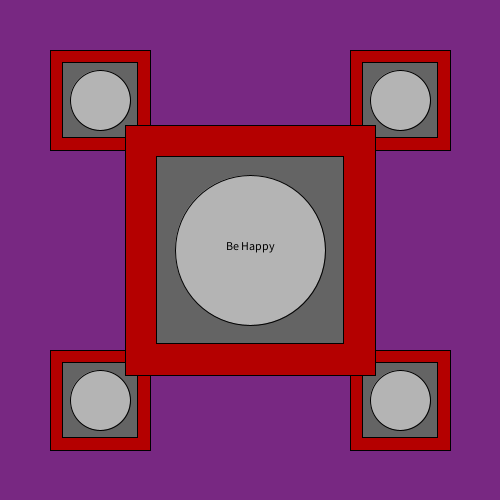
Frame 1 (no input)
Frame 60 (the mouse pressed at the canvas centre just before this capture): identical to frame 1, image omitted
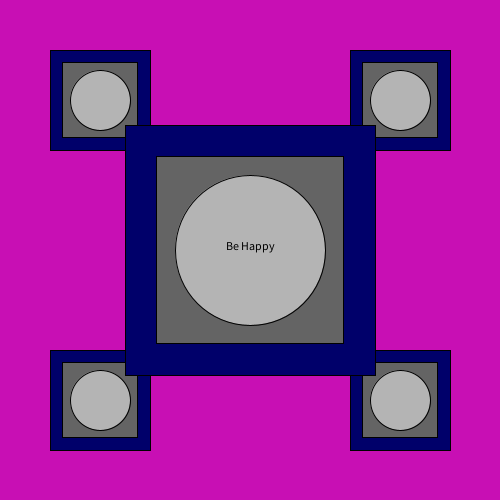
Frame 120 (the mouse held since frame 60 and released just before this capture)

The Processing sketch that drew these frames (run headless with seeded random() and noise(); from frame 60 on, the mouse is pressed at the canvas centre):

// Processing sketch: sketch_5
// ── sketch_5.pde
int r; 
int num1, num2;
String string1, string2; 
int rectColor;
float x, y, x1, y1; 
color color1, color2; 
float a;
float b;

void setup(){
  size(500, 500);
  rectMode(CENTER);
  textAlign(CENTER);
  x = width/2;
  y = width/2; 
  num1 = int(random(1,5));
  num2 = int(random(5,10));
  string1 = "Be";
  string2 = "Happy"; 
  color1 = color(120, 40, 130); 
  color2= color(200, 15, 180); 
  a = (width*.25);
  b = (width*.75);
  
}

void draw() {
  background(0);
  back(color1, color2);
  println(back(color1,color2));
  
  rectColor = int(map(calcDist(x,y), 0, width, 0, 255));
  r = int(map(calcDist(x1, y1), 0, height, 0, 150)); 
 
  drawRect(100, 100, 100); 
  drawRect(400, 400, 100); 
  drawRect(100, 400, 100); 
  drawRect(400, 100, 100); 
  drawRect(int(width*.5), int(height*.5), int(width*.5));
    
  println(calcDist(x, y));
   
  println(string1 + " " + string2);
  
  fill(0);
  text(string1 + " " + string2, width*.5,height*.5); 
 
  int numb = multiply(num1, num2);
  println(numb);
 
  //line(a, 250, b, 250);
  for (int i = 0; i <10; i++) {
  float c = lerp(a, b, i/10.0) + 10;
  point(a, b);
}
}

void drawRect(float x1, float y1, float rectSize) {

  fill(rectColor, 0, r); 
  rect(x1, y1, rectSize, rectSize);

  fill(100, 100, 100);
  rect(x1, y1, rectSize*.75, rectSize*.75);

  fill(180, 180, 180);
  ellipse(x1, y1, rectSize*.6, rectSize*.6);
}

void tri(float x1, float y1) {
  triangle(x1, y1, x1+30, y1-20, x1+30, y1+20);
}

float calcDist(float xPos, float yPos) {
  float dist = dist(mouseX, mouseY, xPos, yPos); 
  return dist; 
}

String returnAstring(String string1, String string2){
   
  fill(255);
  text(string1 + " " + string2, 100, 100);
  return string1; 
}

int multiply(int num1, int num2){
  int xnumbers = num1 * num2;
  return xnumbers;
}

boolean back(color color1, color color2){
  if (mouseX < 250){
    background(color1);
    return true; 
  }else{
    background(color2); 
    return false; 
  }
}
